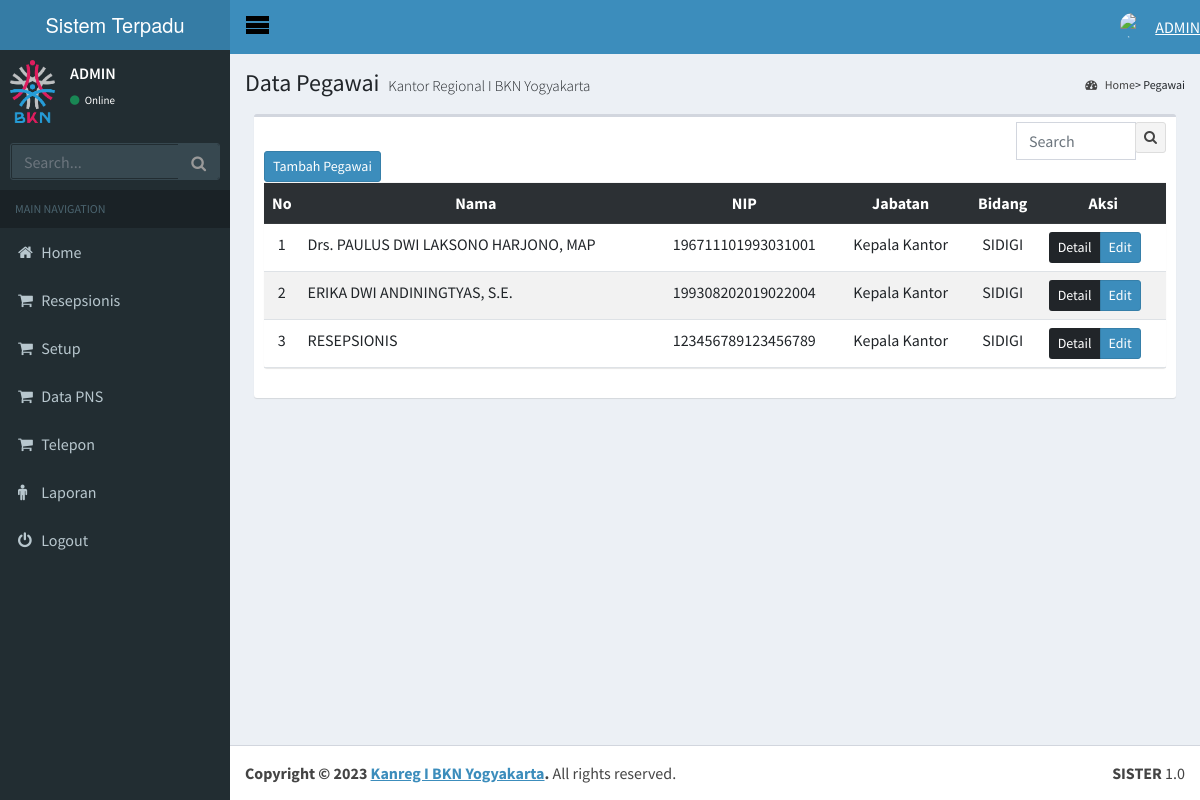
The page /kepegawaian.php?module=pegawai (signed in) on the database its author committed.
### tables this page shows
CREATE TABLE `data_pegawai` (
  `id_pegawai` int(3) NOT NULL,
  `nip_pegawai` varchar(18) NOT NULL,
  `nama_pegawai` varchar(100) NOT NULL,
  `jenis_kelamin` char(1) DEFAULT NULL,
  `bidang` char(1) DEFAULT NULL,
  `jabatan` char(2) DEFAULT NULL,
  `jenis_jabatan` char(2) DEFAULT NULL,
  `golongan` char(2) DEFAULT NULL,
  `status` char(2) DEFAULT NULL,
  `gelar` char(2) DEFAULT NULL,
  `nomor_hp` varchar(15) DEFAULT NULL,
  `foto` varchar(255) DEFAULT NULL
);

CREATE TABLE `jenis_jabatan` (
  `id_jenis_jabatan` char(3) NOT NULL,
  `nama_jenis_jabatan` varchar(150) NOT NULL
);

CREATE TABLE `data_bidang` (
  `id_bidang` int(3) NOT NULL,
  `nama_bidang` varchar(100) NOT NULL
);

### module/pegawai/index_up.php (the view, shortened to what this page needs)
<?php
if (empty($_SESSION['username']) AND empty($_SESSION['passuser'])) {
      echo "<center>Untuk mengakses modul, Anda harus login <br>";
      echo "<a href=../../index.php><b>LOGIN</b></a></center>";
} else {
    include "lib/config.php";
    include "lib/koneksi.php";
  ?>
      <div class="content-wrapper">
        <section class="content-header">
          <h1>
            Data Pegawai
            <small>Kantor Regional I BKN Yogyakarta</small>
          </h1>
          <ol class="breadcrumb">
            <li><a href="#"><i class="fa fa-dashboard"></i> Home</a></li>
            <li class="active">Pegawai</li>
          </ol>
        </section>
<?php
if (empty($_SESSION['username']) AND empty($_SESSION['passuser'])) {
    echo "<center>Untuk mengakses modul, Anda harus login <br>";
    echo "<a href=$admin_url><b>LOGIN</b></a></center>";
} else {
?>
<div class="container px-4 p-3 text-white">
  <div class="row">
    <div class="col-xs-12">
      <div class="box">
        <div class="box-header">
        <br>
              <div class="btn-group">
               <a data-toggle="modal" data-target="#tambahDataPegawai"><button type="button" class="btn btn-sm btn-primary">Tambah Pegawai</button></a>
              </div>
        <div class="box-tools">
          <form role="search" method="POST" action="adminweb.php?module=cari_pegawai">
          <div class="input-group" style="width: 150px;">
            <input type="text" name="search" class="form-control input-sm pull-right" placeholder="Search">
            <div class="input-group-btn">
              <button type="submit" style="display: all;" class="btn btn-sm btn-default"><i class="fa fa-search"></i></button>
            </div>
          </div>
          </form>
        </div>
              <br>
        <div class="col-xs-12 col-sm-12 col-md-12 col-lg-12">
            <div class="box box-solid">
              <div class="box-body no-padding">
                <table class="table table-hover table-striped" style="overflow-x: auto!important;">
                  <tbody>
                       <tr class="table-dark">
                        <th style="width: 10px" class="text-center">No</th>
                        <th class="text-center">Nama</th>
                        <th class="text-center">NIP</th>
                        <th class="text-center">Jabatan</th>
                        <th class="text-center">Bidang</th>
                        <th class="text-center">Aksi</th>
                       <?php
                      $datapns= mysqli_query($koneksi,"select * from data_pegawai dp join data_bidang db on dp.bidang = db.id_bidang join jenis_jabatan jj on dp.jenis_jabatan =  jj.id_jenis_jabatan order by nama_pegawai asc");
                        $no=0;
                        while($usr=mysqli_fetch_array($datapns)){
                      $no+=1;
                      ?>
                      <tr>
                        <td class="text-center"><?php echo $no; ?></td>
                        <td>
                          <?php echo $usr['nama_pegawai']; ?>
                        </td>
                        <td class="text-center">
                          <?php echo $usr['nip_pegawai']; ?>
                        </td>
                        <td class="text-center">
                          <?php echo $usr['nama_jenis_jabatan']; ?>
                        </td>
                        <td class="text-center">
                          <?php echo $usr['nama_bidang']; ?>
                        </td>
                        <td>
                <div class="btn-group">
                  <a class="btn btn-sm btn-dark" href="javascript::void(0)" data-toggle="modal" data-target="#detailpegawai<?php echo $usr['id_pegawai'];?>" >Detail</a>
                  <a class="btn btn-sm btn-primary" href="javascript::void(0)" data-toggle="modal" data-target="#editpegawai<?php echo $usr['id_pegawai'];?>" >Edit</a>
                </div>
                        </td>
                      </tr>
                      <?php } ?>
                  </tbody>
                </table>
              </div>
            </div>
          </div>
       </div>
      </div>
    </div>
  </div>
</div>
      <?php } ?>
      </div>
<?php } ?>

### rows shown on the page
data_pegawai: nama_pegawai "Drs. PAULUS DWI LAKSONO HARJONO, MAP", nip_pegawai "196711101993031001", jenis_jabatan.nama_jenis_jabatan "Kepala Kantor", data_bidang.nama_bidang "SIDIGI"
data_pegawai: nama_pegawai "ERIKA DWI ANDININGTYAS, S.E.", nip_pegawai "199308202019022004", jenis_jabatan.nama_jenis_jabatan "Kepala Kantor", data_bidang.nama_bidang "SIDIGI"
data_pegawai: nama_pegawai "RESEPSIONIS", nip_pegawai "123456789123456789", jenis_jabatan.nama_jenis_jabatan "Kepala Kantor", data_bidang.nama_bidang "SIDIGI"

### other values the page prints
$user "ADMIN"
